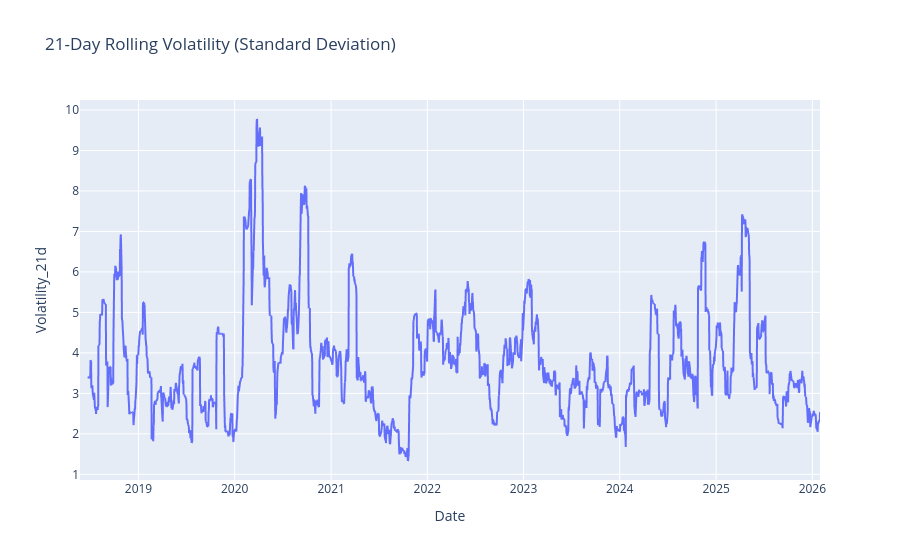

Write notebook code for a chart like this one.
### Code cell
df['Volatility_21d'] = df['Daily_Return'].rolling(window=21).std()

fig = px.line(df, x=df.index, y='Volatility_21d', 
              title=f'21-Day Rolling Volatility (Standard Deviation)')
fig.show()

### Figure 1 — Plotly figure (JSON) as saved in the notebook; plotly's stock layout.template omitted (floating-point values rounded to 4 significant figures; data arrays with more than 128 entries replaced by an {"elided": "..."} marker saying what was removed)
{"data": [{"hovertemplate": "Date=%{x}<br>Volatility_21d=%{y}<extra></extra>", "legendgroup": "", "line": {"color": "#636efa", "dash": "solid"}, "marker": {"symbol": "circle"}, "mode": "lines", "name": "", "showlegend": false, "type": "scattergl", "x": {"elided": "1932 str values"}, "xaxis": "x", "y": {"elided": "1932 float values"}, "yaxis": "y"}], "layout": {"legend": {"tracegroupgap": 0}, "title": {"text": "21-Day Rolling Volatility (Standard Deviation)"}, "xaxis": {"anchor": "y", "domain": [0, 1], "title": {"text": "Date"}}, "yaxis": {"anchor": "x", "domain": [0, 1], "title": {"text": "Volatility_21d"}}}}
